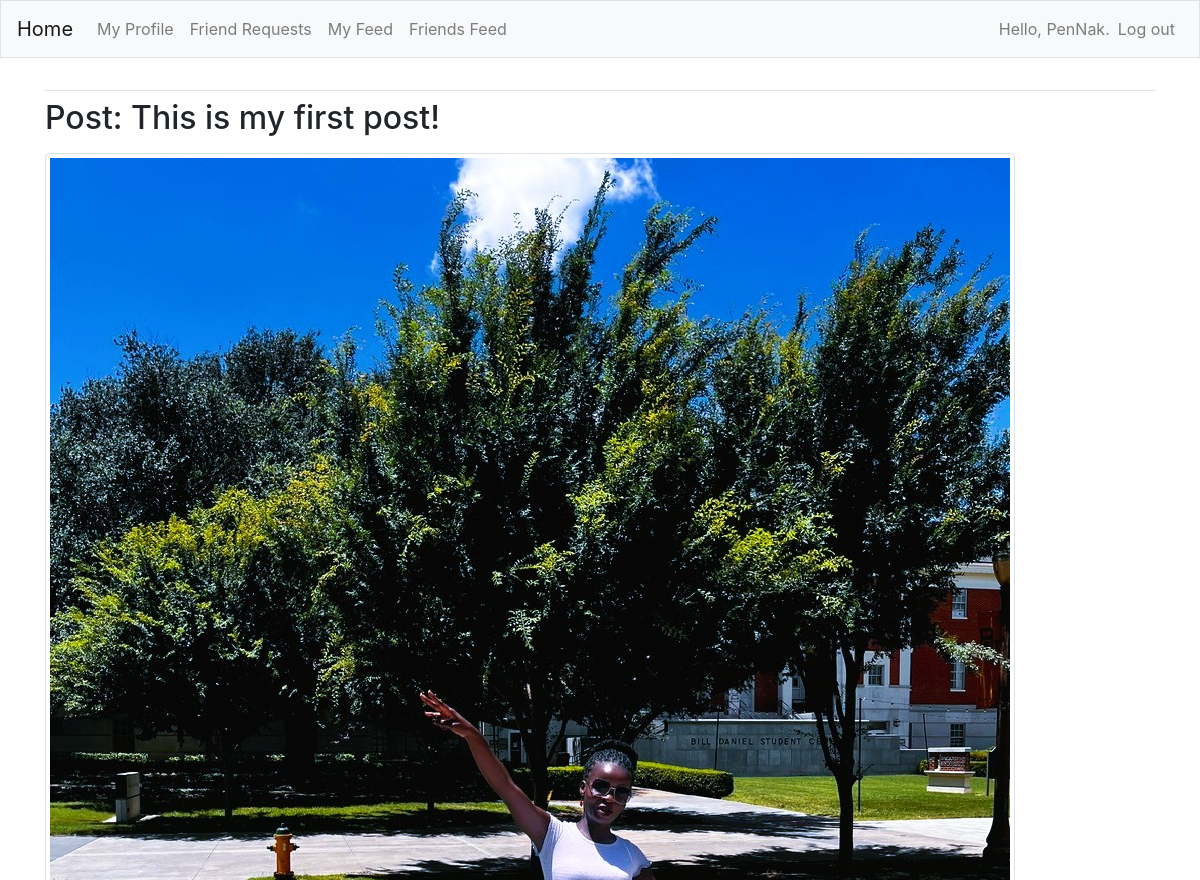
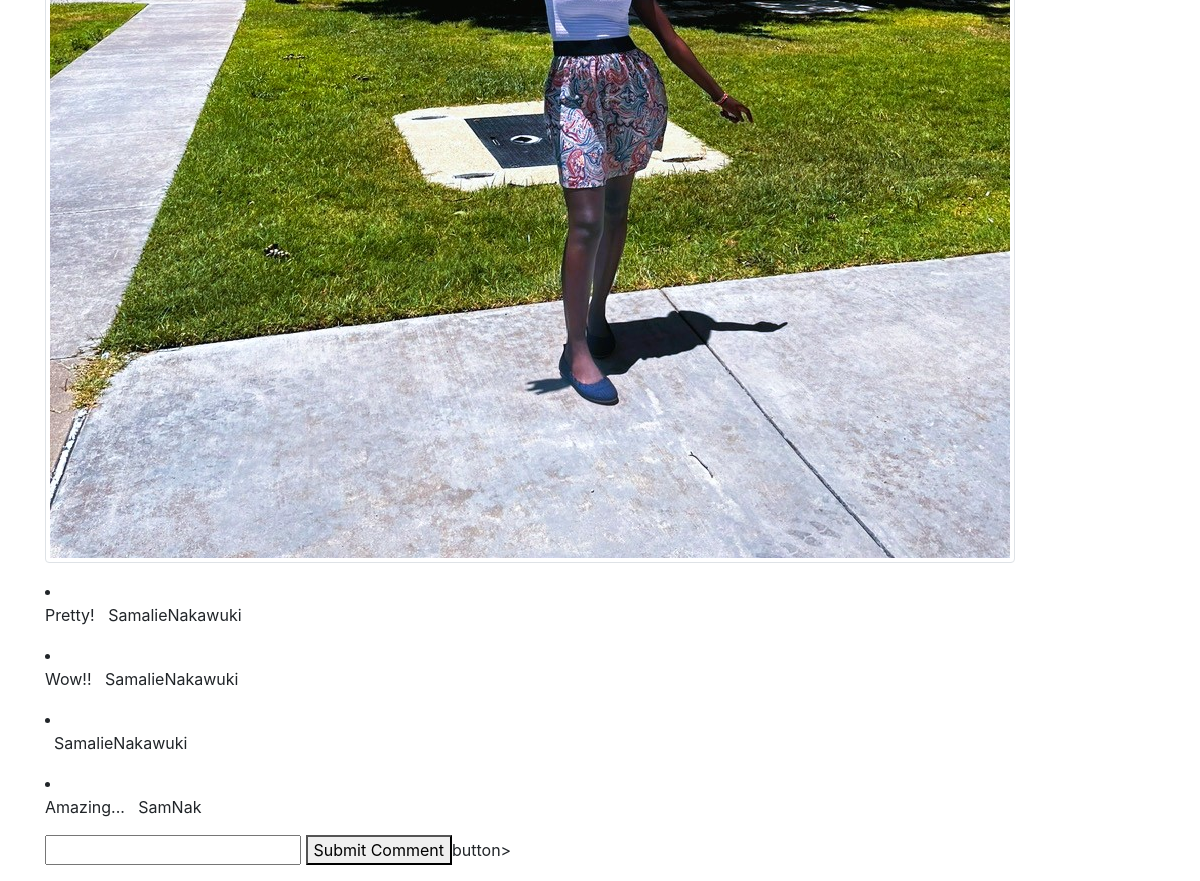
/comments/1 (signed in), run on the app's committed database (2 pictures, top to bottom).
### FeedApp/models.py (models this page shows, shortened)
class Post(models.Model):
    description = models.CharField(max_length=255, blank=True)
    username = models.ForeignKey(User, on_delete=models.CASCADE)
    image = models.ImageField(upload_to='images', blank=True)
    date_posted = models.DateTimeField(auto_now_add=True)

class Comment(models.Model):
    post = models.ForeignKey(Post, on_delete=models.CASCADE)
    username = models.ForeignKey(User, related_name='details', on_delete=models.CASCADE)
    text = models.CharField(max_length=200)
    date_added = models.DateTimeField(auto_now_add=True, blank=True)

### FeedApp/views.py (the view)
# urls.py: path('comments/<int:post_id>', views.comments,name='comments'),
@login_required
def comments(request, post_id):
    if request.method == 'POST' and request.POST.get("btn1"):
        comment = request.POST.get("comment")
        Comment.objects.create(post_id=post_id, username=request.user, text=comment, date_added=date.today())
    comments = Comment.objects.filter(post=post_id)
    post = Post.objects.get(id=post_id)
    context = {'post': post, 'comments': comments}
    return render(request, 'FeedApp/comments.html', context)

### FeedApp/templates/FeedApp/comments.html (shortened to what this page needs)
{% extends "FeedApp/base.html" %}
{% load bootstrap4 %}
{% block content %}
<h2>
    <p>Post: {{ post.description }} </p>
</h2>
</p><img src="{{ post.image.url }}" class="img-thumbnail" style"max-height:300px" alt="No imgage"><br></p>
<form method="POST">
    {% for c in comments %}
    <li>
        <p> {{c.text}} &nbsp {{ c.username }}</p>
    </li>
    {% empty %}
    <li>There are no comments for this post.</li>
    <li>
        {% endfor %}
        <p><input type="text" name="comment" </p>
            <button type="submit" name="btn1" value=1>Submit Comment</button>button>
</form>
{% endblock content %}

### FeedApp/templates/FeedApp/base.html (shortened to what this page needs)
{% load bootstrap4 %}
<!doctype html>
<html lang="en">
<head>
    {% bootstrap_css %}
</head>
<body>
    <nav class="navbar navbar-expand-md navbar-light bg-light mb-4 border">
        <a class="navbar-brand" href="{% url 'FeedApp:index'%}">
            Home</a>
        <div class="collapse navbar-collapse" id="navbarCollapse">
            <ul class="navbar-nav mr-auto">
                <li class="nav-item">
                    <a class="nav-link" href="{% url 'FeedApp:profile' %}">My Profile</a>
                </li>
                <li class="nav-item">
                    <a class="nav-link" href="{% url 'FeedApp:friends' %}">Friend Requests</a>
                </li>
                <li class="nav-item">
                    <a class="nav-link" href="{% url 'FeedApp:myfeed' %}">My Feed</a>
                </li>
                <li class="nav-item">
                    <a class="nav-link" href="{% url 'FeedApp:friendsfeed' %}">Friends Feed</a>
                </li>
            </ul>
            <ul class="navbar-nav ml-auto">
                {% if user.is_authenticated %}
                <li class="nav-item">
                    <span class="navbar-text">Hello, {{ user.username }}.</span>
                </li>
                <li class="nav-item">
                    <a class="nav-link" href="{% url 'users:logout' %}">Log out</a>
                </li>
                {% endif %}
            </ul>
        </div>
    </nav>
    <main role="main" class="container">
        <div class="pb-2 mb-2 border-bottom">
        </div>
        <div>
            {% block content %}{% endblock content %}
        </div>
    </main>
</body>
</html>

### data on the page
Post: description "This is my first post!", image (picture)
Comment: text "Pretty!", username "SamalieNakawuki"
Comment: text "Wow!!", username "SamalieNakawuki"
Comment: username "SamalieNakawuki"
Comment: text "Amazing...", username "SamNak"

### other printed values
{{ user.username }} "PenNak"
